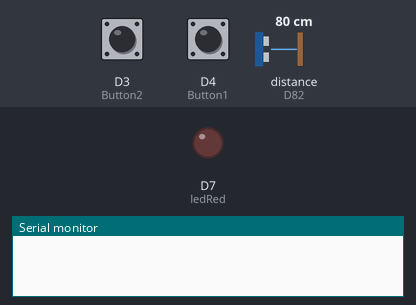
A program run on a simulated Adafruit Feather M0. Shown: output pins drawn as LEDs (lit = HIGH), the last lines printed to the serial monitor. The inputs (shaded band) are chosen by the test bench; at power-on: distance to the obstacle (sensor on D82) 80 cm, D3 (Button2) HIGH, D4 (Button1) HIGH.

Above: at 1.2 s.
1.3 s: distance to the obstacle (sensor on D82) set to 21 cm
2.8 s: distance to the obstacle (sensor on D82) set to 17 cm
At 3.2 s:
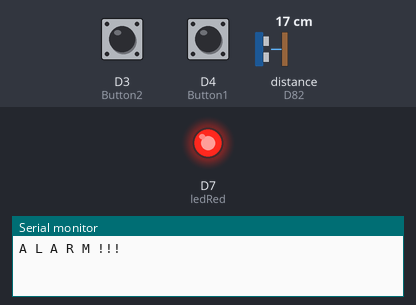
Timing chart, 0 to 5.8 s (numbered marks = the images above; inputs shaded):
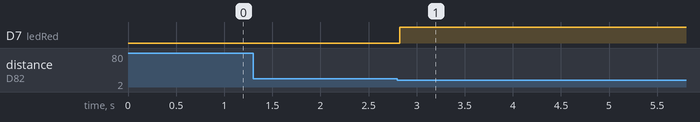

Measured:
- the behaviour switches between 20 and 19 cm on distance to the obstacle (sensor on D82) (found by bisection; images 0 and 1)
- after the input at 1.3 s, every drawn part: stays the same
- after the input at 2.8 s, D7 (ledRed): LOW → HIGH at once

The program:

main.cpp
```cpp
/*

20.10.2023 Kirsti Härö

When button B2 is pressed, interrupt will occur and temperature and humidity will be measured with
SHTC3 sensor and the information will be printed out. VL53L1X sensor is continuesly measuring distance
and if the distance is less than 200mm, the red turns on and ALARM will be printed in the monitor and
red led turns on. By pressing B1 the alarm will be turned off with the red led and this will be printed
out in the monitor as well.

*/

#include <Arduino.h>
#include <Adafruit_SHTC3.h>
#include <Adafruit_VL53L1X.h>

#define IRQ_PIN 12
#define XSHUT_PIN 11
#define TRUE 1 //for controlling red led
#define FALSE 0 //for controlling red led

int ledRed = 7; // LED connected to digital pin 7
int Button1 = 4;    // pushbutton for red led
int Button2 = 3;    // pushbutton for SHTC3
volatile byte state_red = LOW; //turning led on and off
volatile byte state_sensor = LOW; //for measuring
volatile unsigned int led_off = FALSE; //for led

Adafruit_SHTC3 shtc3 = Adafruit_SHTC3();
Adafruit_VL53L1X vl53 = Adafruit_VL53L1X(XSHUT_PIN, IRQ_PIN);

void setup() {

  pinMode(ledRed, OUTPUT);  // sets the digital pin 7 as output
  pinMode(Button1, INPUT_PULLUP);    // sets the digital pin 4 as input
  attachInterrupt(digitalPinToInterrupt(Button1), blink_red, FALLING); //interrupt for red led
  attachInterrupt(digitalPinToInterrupt(Button2), use_sensor, FALLING); //interrupt for humidity and temperature sensor

  Serial.begin(9600); //activating serial monitor

  while (!Serial)
    delay(10);     // will pause Zero, Leonardo, etc until serial console opens

  if (! shtc3.begin()) {
    Serial.println("Couldn't find SHTC3");
    while (1) delay(1);
  }
  //Serial.println("Found SHTC3 sensor");

  Wire.begin();
  if (! vl53.begin(0x52, &Wire)) {
    Serial.print(F("Error on init of VL sensor: "));
    Serial.println(vl53.vl_status);
    while (1)       delay(10);
  }
  //Serial.println(F("VL53L1X sensor OK!"));

  if (! vl53.startRanging()) {
    Serial.print(F("Couldn't start ranging: "));
    Serial.println(vl53.vl_status);
    while (1)       delay(10);
  }

  // Valid timing budgets: 15, 20, 33, 50, 100, 200 and 500ms!
  vl53.setTimingBudget(50);

}

void loop() {

  sensors_event_t humidity, temp;
  int16_t distance;

  //start measuring temperature and humidity when the button is pressed
  if (state_sensor == HIGH) {
    shtc3.getEvent(&humidity, &temp);// populate temp and humidity objects with fresh data

    //print out the sensor data
    Serial.print("Temperature is "); Serial.print(temp.temperature, 1); Serial.print(" °C");
    Serial.print(" and relative moisture is "); Serial.print(humidity.relative_humidity, 0); Serial.println("%");

    delay(1000);
  }

  //measuring distance when the led light is off
  //turn on the red light when the distance is under 200mm
  if (vl53.dataReady()) {
    // new measurement for the taking!
    distance = vl53.distance();
    if (distance == -1 ) {
      // something went wrong or the distance is too big!
      return;
    }

    //if the distance is less than 200mm and the led is off, make an alarm
    if (state_red == LOW && distance < 200) {
      state_red = HIGH;
      led_off = TRUE;
	    digitalWrite(ledRed, state_red);
      Serial.println("A L A R M !!!");
      delay(200);
    }
    // data is read out, time for another reading!
    vl53.clearInterrupt();
  }

  //turn off led by clicking the pushbutton
  if (led_off == TRUE && state_red == LOW) {
	  digitalWrite(ledRed, state_red);
    Serial.println("Alarm off");
    led_off = FALSE;
    delay(500);
  }

}

//interrupt for red led and informing alarm is off
void blink_red() {
  state_red = LOW;
  led_off = TRUE;
}

//interrupt for measuring temperature and humidity
void use_sensor() {
  state_sensor = HIGH;
}
```
